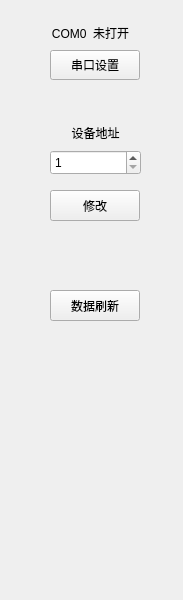
<?xml version="1.0" encoding="UTF-8"?>
<ui version="4.0">
 <class>Mpdu_TestToolWid</class>
 <widget class="QWidget" name="Mpdu_TestToolWid">
  <property name="geometry">
   <rect>
    <x>0</x>
    <y>0</y>
    <width>183</width>
    <height>600</height>
   </rect>
  </property>
  <property name="windowTitle">
   <string>Form</string>
  </property>
  <widget class="QSpinBox" name="addrBox">
   <property name="geometry">
    <rect>
     <x>50</x>
     <y>150</y>
     <width>91</width>
     <height>25</height>
    </rect>
   </property>
   <property name="minimum">
    <number>1</number>
   </property>
   <property name="maximum">
    <number>18</number>
   </property>
  </widget>
  <widget class="QPushButton" name="serialBtn">
   <property name="geometry">
    <rect>
     <x>50</x>
     <y>50</y>
     <width>90</width>
     <height>30</height>
    </rect>
   </property>
   <property name="text">
    <string>串口设置</string>
   </property>
  </widget>
  <widget class="QLabel" name="label">
   <property name="geometry">
    <rect>
     <x>50</x>
     <y>120</y>
     <width>91</width>
     <height>25</height>
    </rect>
   </property>
   <property name="text">
    <string>设备地址</string>
   </property>
   <property name="alignment">
    <set>Qt::AlignCenter</set>
   </property>
  </widget>
  <widget class="QPushButton" name="devNumBtn">
   <property name="geometry">
    <rect>
     <x>50</x>
     <y>190</y>
     <width>90</width>
     <height>31</height>
    </rect>
   </property>
   <property name="text">
    <string>修改</string>
   </property>
  </widget>
  <widget class="QLabel" name="serialLab">
   <property name="geometry">
    <rect>
     <x>20</x>
     <y>20</y>
     <width>141</width>
     <height>25</height>
    </rect>
   </property>
   <property name="text">
    <string>COM0  未打开</string>
   </property>
   <property name="alignment">
    <set>Qt::AlignCenter</set>
   </property>
  </widget>
  <widget class="QPushButton" name="updateBtn">
   <property name="geometry">
    <rect>
     <x>50</x>
     <y>290</y>
     <width>90</width>
     <height>31</height>
    </rect>
   </property>
   <property name="text">
    <string>数据刷新</string>
   </property>
  </widget>
 </widget>
 <resources/>
 <connections/>
</ui>
